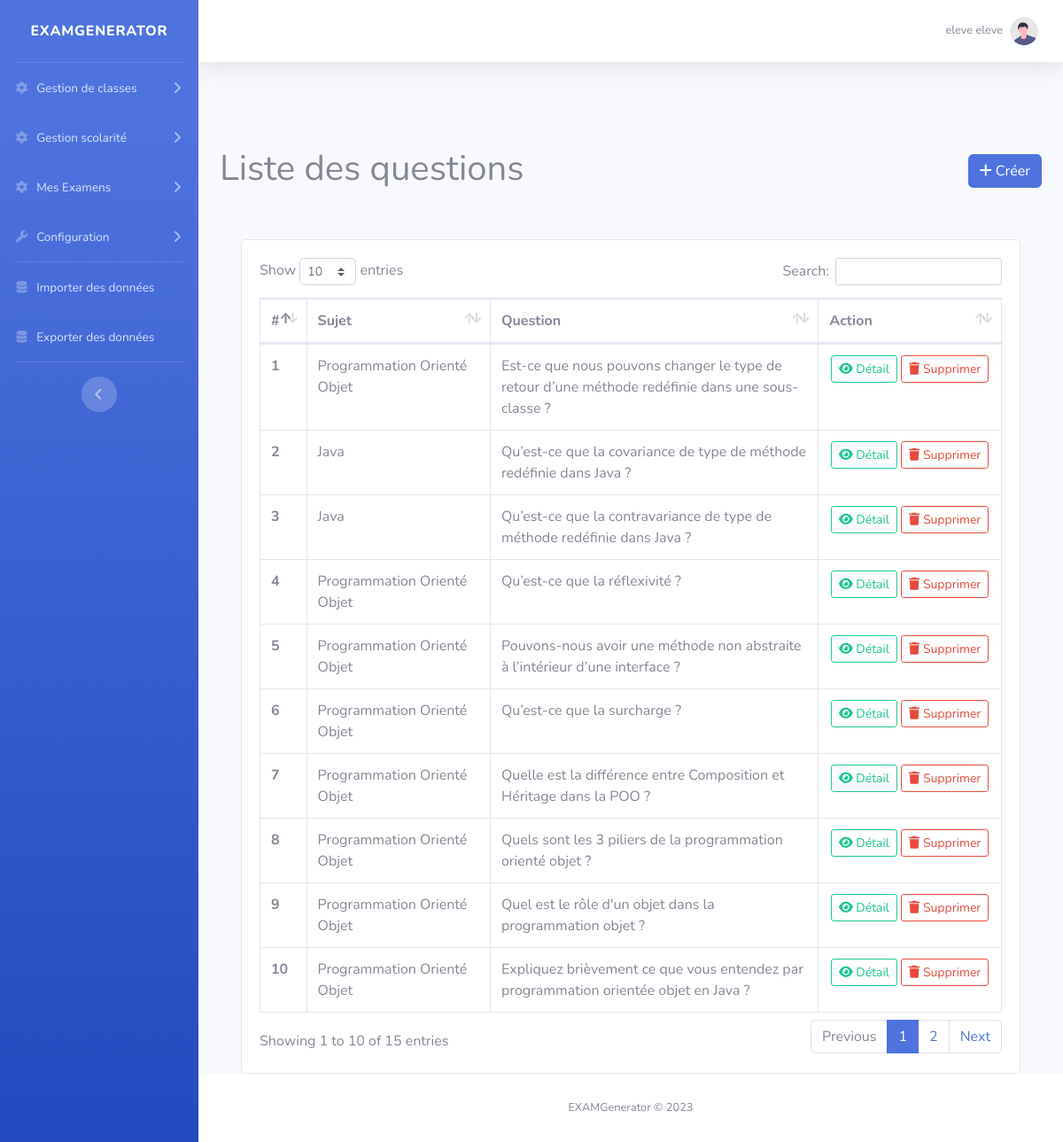
Screenshot of /ExamGenerator/questions (signed in) with the database file from the repository.
### tables this page shows
CREATE TABLE IF NOT EXISTS `question` (
  `id` int(11) NOT NULL AUTO_INCREMENT,
  `nbPointsDefaut` int(11) NOT NULL,
  `reponse` varchar(200) DEFAULT NULL,
  `question` varchar(200) NOT NULL,
  `Sujet_idSujet` int(11) DEFAULT NULL,
  PRIMARY KEY (`id`),
  KEY `fk_Question_Sujet1_idx` (`Sujet_idSujet`)
);

### ExamGenerator/controllers/QuestionsController.php (called while the page is built, shortened)
<?php
class QuestionsController extends Controller
{
    public function QuestionsList()
    {
        $questions = $this->Question->getAllQuestions();
        $this->render('QuestionsList', true, compact('title', 'user', 'questions'));
    }
}

### ExamGenerator/core/router/Route.php (called while the page is built, shortened)
<?php
class Route
{
    private $path;
    private $callable;
    private $matches = [];
    public function __construct($path, $callable)
    {
        $this->path = trim($path, '/');
        $this->callable = $callable;
    }
    public function match($url)
    {
        $url = trim($url, '/');
        $path = preg_replace_callback('#:([\w]+)#', [$this, 'paramMatch'], $this->path);
        $regex = "#^$path$#i";
        if (!preg_match($regex, $url, $matches)) {
            return false;
        }
        array_shift($matches);
        $this->matches = $matches;
        return true;
    }
    public function call()
    {
        if (is_string($this->callable)) {
            $params = explode('#', $this->callable);
            $controller = new $params[0];
            $action = $params[1];
            return call_user_func_array([$controller, $action], $this->matches);
        } else {
            return call_user_func_array($this->callable, $this->matches);
        }
    }
}

### ExamGenerator/core/router/Router.php (called while the page is built, shortened)
<?php
require 'Route.php';
class Router
{
    private $url;
    private $routes = [];
    public function __construct($url)
    {
        $this->url = $url;
    }
    private function add($path, $callable, $name, $method)
    {
        $route = new Route($path, $callable);
        $this->routes[$method][] = $route;
        return $route;
    }
    public function run()
    {
        foreach ($this->routes[$_SERVER['REQUEST_METHOD']] as $route) {
            if ($route->match($this->url)) {
                return $route->call();
            }
        }
        throw new Exception('No matching routes');
    }
}

### ExamGenerator/index.php (called while the page is built, shortened)
<?php
require_once 'core/router/Router.php';
require_once 'core/Database.php';
$router = new Router($_GET['url']);
$router->post('/cursus/update/:id', 'CursusController#CursusUpdate');
$router->post('/cursus/delete/:id', 'CursusController#CursusDelete');
$router->post('/cursus/add', 'CursusController#addCursus');
$router->post('/cursus/associate', 'CursusController#associate');
$router->post('/cursus/disassociate', 'CursusController#disassociate');
$router->get('/cursus/associate/:id', 'CursusController#associateMatiere');
$router->get('/cursus/new', 'CursusController#newCursus');
$router->get('/cursus/:id', 'CursusController#getCursusDetails');
$router->get('/cursus', 'CursusController#getCursusList');
$router->post('/niveaux/update/:id', 'NiveauxController#NiveauUpdate');
$router->post('/niveaux/delete/:id', 'NiveauxController#NiveauDelete');
$router->post('/niveaux/add', 'NiveauxController#addNiveau');
$router->post('/niveaux/associate', 'NiveauxController#associate');
$router->post('/niveaux/disassociate', 'NiveauxController#disassociate');
$router->get('/niveaux/associate/:id', 'NiveauxController#associateCursus');
$router->get('/niveaux/new', 'NiveauxController#newNiveau');
$router->get('/niveaux/:id', 'NiveauxController#getNiveauDetails');
$router->get('/niveaux', 'NiveauxController#getNiveauxList');
$router->post('/matieres/addSujetToMatiere/:id', 'MatiereController#addSujetToMatiere');
$router->get('/matieres/sujets/add/:id', 'MatiereController#SujetToMatiere');
$router->post('/matieres/update/:id', 'MatiereController#MatiereUpdate');
$router->post('/matieres/delete/:id', 'MatiereController#MatiereDelete');
$router->post('/matieres/add', 'MatiereController#addMatiere');
$router->get('/matieres/new', 'MatiereController#newMatiere');
$router->get('/matieres/:id', 'MatiereController#getMatiereDetails');
$router->get('/matieres', 'MatiereController#getMatieresList');
$router->get('/mesClasses', 'ClasseController#getClassesList');
$router->get('/getClasses', 'ClasseController#getClasses');
$router->get('/mesEleves', 'EleveController#getElevesList');
$router->get('/getEleves', 'EleveController#getEleves');
$router->post('/professeurs/update/:id', 'ProfesseurController#ProfesseurUpdate');
$router->post('/professeurs/disassociate/:id', 'ProfesseurController#ProfesseurDisassociate');
$router->post('/professeurs/add', 'ProfesseurController#associateProfesseur');
$router->post('/professeurs/associate/:id', 'ProfesseurController#newProfesseur');
$router->get('/professeurs/:id', 'ProfesseurController#getProfesseursDetails');
$router->get('/professeurs', 'ProfesseurController#getProfesseursList');
$router->post('/profil/password/save', 'ProfileController#profileMdpUpdate');
$router->post('/profil/save', 'ProfileController#profilUpdateSave');
$router->get('/profil', 'ProfileController#profil');
$router->post('/import_data/import', 'ImportDataController#importDataImport');
$router->get('/import_data', 'ImportDataController#importData');
$router->post('/export_data/export', 'ExportDataController#export');
$router->get('/export_data', 'ExportDataController#exportData');
$router->get('/error', 'ErrorController#error404');
$router->post('/examens/imprimer/:id', 'ExamController#printExam');
$router->post('/examens/delete/:id', 'ExamController#deleteExam');
$router->post('/examens/finaliser', 'ExamController#finalise');
$router->post('/examens/new/5', 'ExamController#newExamStep5');
$router->post('/examens/new/4', 'ExamController#newExamStep4');
$router->post('/examens/new/3', 'ExamController#newExamStep3');
$router->post('/examens/new/2', 'ExamController#newExamStep2');
$router->get('/examens/new/1', 'ExamController#newExamStep1');
$router->get('/examens/:id', 'ExamController#getExamDetails');
$router->get('/examens', 'ExamController#getExamList');
$router->post('/questions/update/:id', 'QuestionsController#QuestionUpdate');
$router->post('/questions/delete/:id', 'QuestionsController#deleteQuestion');
$router->post('/questions/add', 'QuestionsController#addQuestion');
$router->get('/questions/new', 'QuestionsController#newQuestion');
$router->get('/questions/:id', 'QuestionsController#QuestionDetail');
$router->get('/questions', 'QuestionsController#QuestionsList');
$router->get('/sujets/questions/add/:id', 'SujetsController#QuestionToSujet');
$router->post('/sujets/addQuestionToSujet/:id', 'SujetsController#addQuestionToSujet');
$router->post('/sujets/delete/:id', 'SujetsController#SujetDelete');
$router->post('/sujets/update/:id', 'SujetsController#SujetUpdate');
$router->post('/sujets/add', 'SujetsController#addSujet');
$router->get('/sujets/new', 'SujetsController#newSujet');
$router->get('/sujets/:id', 'SujetsController#getSujetDetails');
$router->get('/sujets', 'SujetsController#getSujetsList');
$router->post('/insertUtilisateur', 'ConfigController#insertUtilisateur');
$router->post("/deleteUtilisateur", "ConfigController#deleteUtilisateur");
$router->post("/updateUtilisateur", "ConfigController#updateUtilisateur");
$router->get('/utilisateurs', 'ConfigController#utilisateurs');
$router->get('/getUtilisateurs', 'ConfigController#getUtilisateurs');
$router->post('/checkUser', 'ConnexionController#checkUser');
$router->post('/registerUser', 'ConnexionController#registerUser');
$router->post("/recoveryPassUser", "ConnexionController#recoveryPassUser");
$router->get('/register', 'ConnexionController#register');
$router->get('/password_reset', 'ConnexionController#password_reset');
$router->get('/logout', 'ConnexionController#logout');
$router->get('/home', 'HomeController#home');
$router->get('/', 'ConnexionController#login');
try {
    $router->run();
} catch (Exception $e) {
    if (DEBUG)
        throw $e;
    else
        header('Location: ' . URL_BASE . '/error');
}

### ExamGenerator/core/Database.php (called while the page is built, shortened)
<?php
class Database
{
    public $pdo;
    public function __construct()
    {
        $this->pdo = new PDO('mysql:host=' . DBHOST . ';dbname=' . DBNAME, USER, PWD, );
        $this->pdo->setAttribute(PDO::ATTR_ERRMODE, PDO::ERRMODE_EXCEPTION);
        $this->pdo->exec("SET NAMES 'utf8'");
    }
    public function select($sql): array
    {
        $result = $this->pdo->query($sql);
        return $result->fetchAll(PDO::FETCH_ASSOC);
    }
}

### ExamGenerator/models/Question.php (called while the page is built, shortened)
<?php
class Question
{
    public function getAllQuestions()
    {
        $db = new Database();
        $sql = "SELECT * FROM question";
        return $db->select($sql);
    }
}

### ExamGenerator/views/QuestionsController/QuestionsList.php (the view, shortened to what this page needs)
<br />
<div>
    <h1 style="display: inline-block" class="mt-5">Liste des questions</h1>
    <a href="<?= URL_BASE . DS . 'questions' . DS . 'new' ?>"
        style="display: inline-block; float: right; margin-top: 3.5rem!important;" class="btn btn-primary"><i
            class="fa fa-plus"></i> Créer</a>
</div>
<div class="container-fluid admin">
    <br>
    <br>
    <div class="card">
        <div class="card-body">
            <table class="table table-bordered" id='dataTable'>
                <colgroup>
                    <col width="5%">
                    <col width="25%">
                    <col width="45%">
                    <col width="25%">
                </colgroup>
                <thead>
                    <tr>
                        <th>#</th>
                        <th>Sujet</th>
                        <th>Question</th>
                        <th>Action</th>
                    </tr>
                </thead>
                <tbody>
                    <?php $i = 1; ?>
                    <?php foreach ($variables['questions'] as $question): ?>
                        <tr>
                            <th scope="row">
                                <?= $i++; ?>
                            </th>
                            <td>
                                <?= $question['sujet']; ?>
                            </td>
                            <td>
                                <?= $question['question']; ?>
                            </td>
                            <td>
                                <center>
                                    <a href="<?= URL_BASE . DS . 'questions' . DS . $question['id'] ?>"
                                        data-toggle="tooltip" title="Voir" class="btn btn-sm btn-outline-success"><i
                                            class="fa fa-eye"></i> Détail</a>
                                    <form method="POST" style="display: inline-block;"
                                        action="<?= URL_BASE . DS . 'questions' . DS . 'delete' . DS . $question['id'] ?>">
                                        <button type="submit" data-toggle="tooltip" title="Supprimer"
                                            class="btn btn-sm btn-outline-danger"
                                            onclick="return confirm('Voulez-vous vraiment supprimer cette question ?')">
                                            <i class="fa fa-trash"></i> Supprimer
                                        </button>
                                    </form>
                                </center>
                            </td>
                        </tr>
                    <?php endforeach; ?>
                </tbody>
            </table>
        </div>
    </div>
</div>

### rows the page displays
question: sujet "Programmation Orienté Objet", question "Est-ce que nous pouvons changer le type de retour d’une méthode redéfinie dans une sous-classe ?"
question: sujet "Java", question "Qu’est-ce que la covariance de type de méthode redéfinie dans Java ?"
question: sujet "Java", question "Qu’est-ce que la contravariance de type de méthode redéfinie dans Java ?"
question: sujet "Programmation Orienté Objet", question "Qu’est-ce que la réflexivité ?"
question: sujet "Programmation Orienté Objet", question "Pouvons-nous avoir une méthode non abstraite à l’intérieur d’une interface ?"
question: sujet "Programmation Orienté Objet", question "Qu’est-ce que la surcharge ?"
question: sujet "Programmation Orienté Objet", question "Quelle est la différence entre Composition et Héritage dans la POO ?"
question: sujet "Programmation Orienté Objet", question "Quels sont les 3 piliers de la programmation orienté objet ?"
question: sujet "Programmation Orienté Objet", question "Quel est le rôle d'un objet dans la programmation objet ?"
question: sujet "Programmation Orienté Objet", question "Expliquez brièvement ce que vous entendez par programmation orientée objet en Java ?"

### other values shown
$variables['user']['nom'] "eleve"
$variables['user']['prenom'] "eleve"
